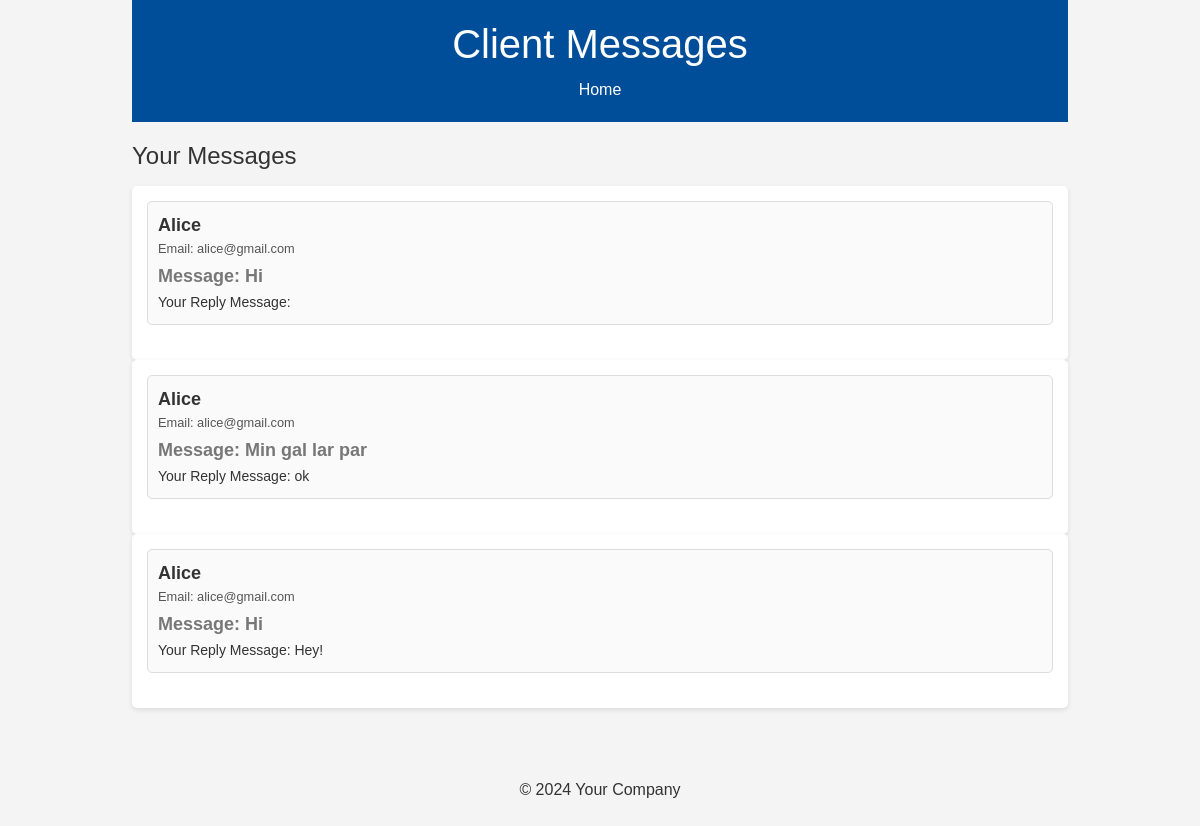
The app's page /view_all_message.php?id=3 with its own data.
### tables this page shows
CREATE TABLE `messages` (
  `id` int(11) NOT NULL,
  `name` varchar(255) NOT NULL,
  `email` varchar(255) NOT NULL,
  `message` text NOT NULL,
  `user_id` int(11) NOT NULL,
  `response` text NOT NULL,
  `created_at` datetime NOT NULL DEFAULT current_timestamp(),
  `responsed_at` datetime DEFAULT NULL
);

### classes/Libs/Database/MySQL.php (called while the page is built, shortened)
<?php
class MySQL {
    private $dbhost;
    private $dbname;
    private $dbuser;
    private $dbpass;
    public function __construct($dbhost="localhost",
    $dbname="portfolio", $dbuser="root", $dbpass="") {
        $this->dbhost =$dbhost;
        $this->dbname =$dbname;
        $this->dbuser =$dbuser;
        $this->dbpass =$dbpass;
    }
    public function connect(){
        try{
            $this->db = new PDO(
                "mysql:dbhost=$this->dbhost;dbname=$this->dbname" ,$this->dbuser,$this->dbpass,
            [
                PDO::ATTR_ERRMODE => PDO::ERRMODE_EXCEPTION,
                PDO::ATTR_DEFAULT_FETCH_MODE => PDO::FETCH_OBJ
            ]
        );
        return $this->db;
        }catch(PDOException $e){
            echo $e->getMessage();
            exit();
        }
    }
}

### classes/Libs/Database/Table.php (called while the page is built, shortened)
<?php
class Table {
    private $db;
    public function __construct(MySQL $db)
    {
        $this->db = $db->connect();
    }
    public function messageView($id)
    {
        $statement = $this->db->prepare(
            "SELECT * FROM messages  WHERE user_id=:id ORDER BY id DESC"
        );
        $statement->execute([ 'id' => $id ]);
        return $statement->fetchAll();
    }
}

### view_all_message.php (the view, shortened to what this page needs)
<?php
$table = new Table(new MySQL);
$id = $_GET['id'];
$messages = $table->messageView($id);
?>
<!DOCTYPE html>
<html lang="en">
<head>
      <link href="css/bootstrap.min.css" rel="stylesheet" >
      <link rel="stylesheet" href="css/all.min.css">
      <link rel="stylesheet" href="css/inbox.css">
</head>
<body>
    <div class="container">
        <header>
            <h1>Client Messages</h1>
            <nav>
                <a href="index.php">Home</a>
            </nav>
        </header>
        <main>
            <section class="inbox">
                <h2>Your Messages</h2>
                <?php foreach($messages as $message)  : ?>
                <div class="message-list">
                    <div class="message-item">
                        <div class="sender"><?= $message->name ?></div>
                        <div class="subject">Email: <?= $message->email ?></div>
                        <div class="message-preview">Message: <?= $message->message ?></div>
                        <small>Your Reply Message: <?= $message->response ?></small>
                    </div>
                </div>
                <?php endforeach ?>
            </section>
        </main>
        <footer>
            <p>&copy; 2024 Your Company</p>
        </footer>
    </div>
</body>
</html>

### css/inbox.css (style rules this page uses)
* { margin: 0; padding: 0; box-sizing: border-box; }
body { font-family: Arial, sans-serif; background-color: #f4f4f4; color: #333; }
.container { width: 80%; margin: 0 auto; }
header { background-color: #004d99; padding: 20px; text-align: center; color: white; }
header h1 { margin-bottom: 10px; }
nav a { margin: 0 15px; color: white; text-decoration: none; }
main { padding: 20px 0; }
.inbox h2 { font-size: 24px; margin-bottom: 15px; }
.message-list { background-color: white; padding: 15px; border-radius: 5px; box-shadow: 0 2px 5px rgba(0, 0, 0, 0.1); }
.message-item { margin-bottom: 20px; padding: 10px; border: 1px solid #ddd; border-radius: 5px; background-color: #fafafa; }
.message-item .sender { font-weight: bold; font-size: 18px; }
.message-item .subject { color: #555; font-size: 0.8rem; }
.message-item .message-preview { font-size: 18px; color: #777; margin-top: 5px; font-weight: bold; }
footer { text-align: center; padding: 20px; margin-top: 30px; }

### records on screen
messages: name "Alice", email "alice@gmail.com", message "Hi"
messages: name "Alice", email "alice@gmail.com", message "Min gal lar par", response "ok"
messages: name "Alice", email "alice@gmail.com", message "Hi", response "Hey!"
